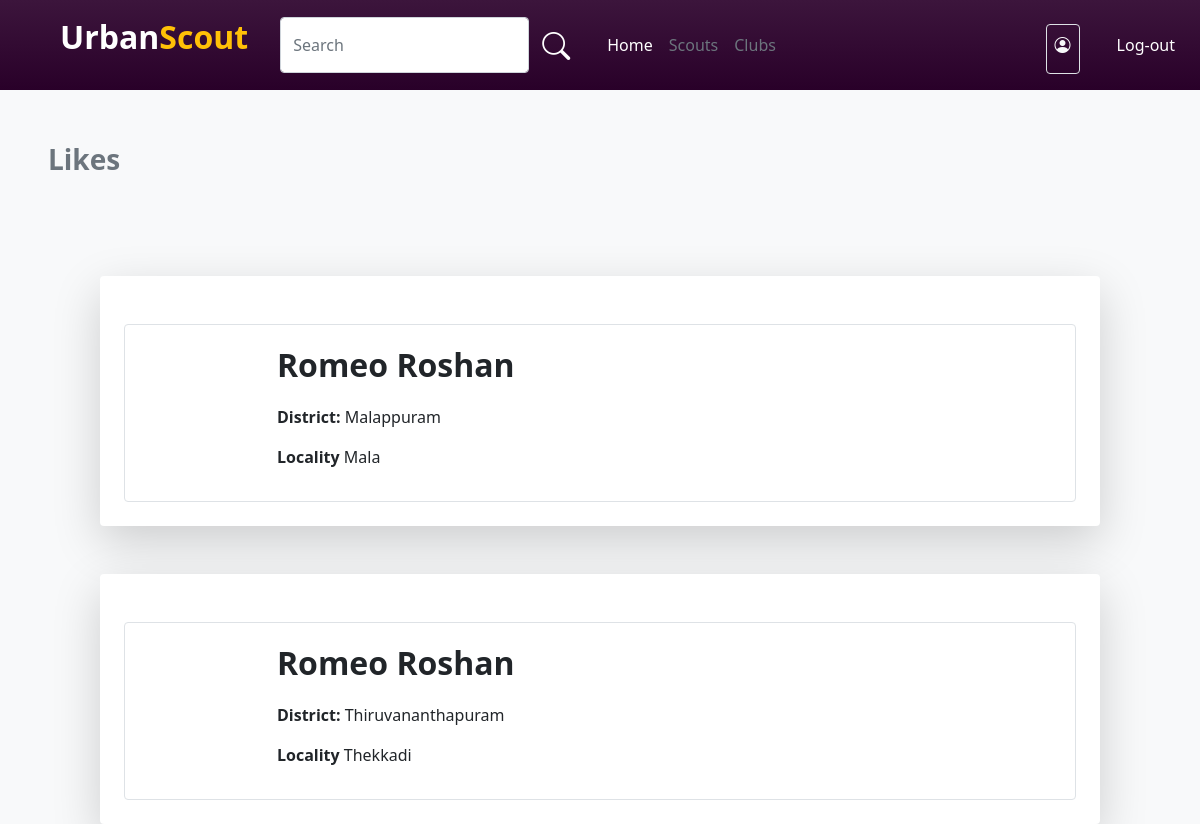
Before: /likesUsers/24 with the older database file.
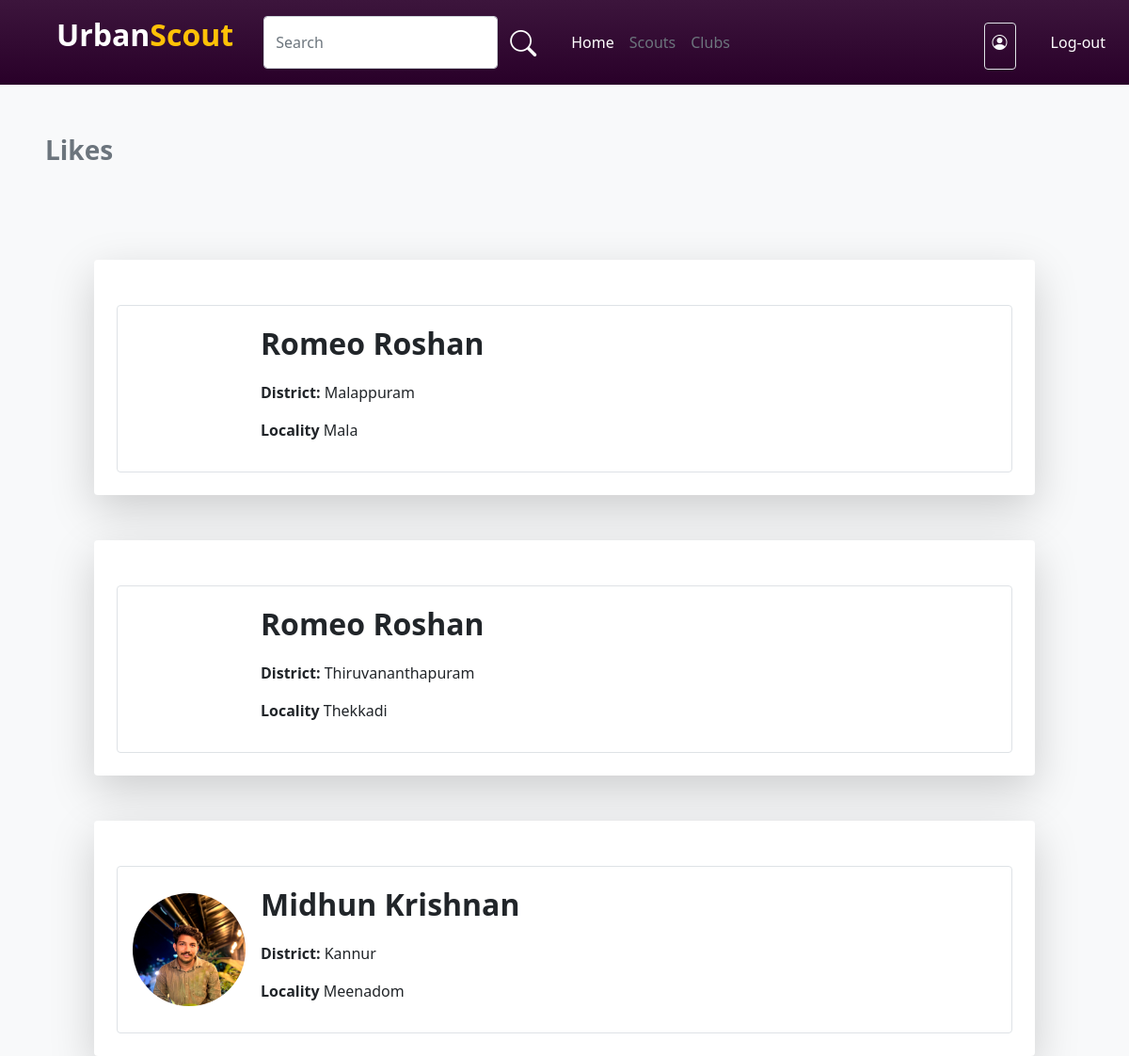
After: the same page with the newer database file.
### account/models.py (models this page shows)
class likes(models.Model):
    feed=models.ForeignKey(NewFeeds,on_delete=models.CASCADE)
    user=models.ForeignKey(User,on_delete=models.CASCADE,related_name='likes_as_user')

class User(AbstractUser):
    username=models.CharField(max_length=32, blank=True, null=True)
    USERNAME_FIELD = 'email'
    email = models.EmailField(unique=True)
    img=models.ImageField(upload_to='pics',default='https://img.freepik.com/free-icon/man_318-677829.jpg',null=True)
    is_player=models.BooleanField('is_player',default=False)
    is_club=models.BooleanField('is_club',default=False)
    is_scout=models.BooleanField('is_scout',default=False)
    player_dob = models.DateField(("Date of Birth"), default=date.today, validators=[validate_dob])
    player_pos = models.CharField(("Position"),default='',max_length=30,choices=Pos_Choice)
    district = models.CharField(("District"),default='',max_length=20,choices=District_Choice)
    locality = models.CharField(("Locality"),default='',max_length=50,blank=True)
    player_foot = models.CharField(("Prefered Foot"),default='',max_length=10,choices=Foot_Choice)
    player_ability = models.IntegerField(("Ability"),default=0,choices=Ability_Choice)
    club_reputation = models.IntegerField(("Club Reputation"),default=0,choices=Ability_Choice)
    player_potential = models.IntegerField(("Potential"),default=0,choices=Ability_Choice)
    desc=models.CharField(("Description"),max_length=100, default='')
    club_name=models.CharField((("Club Name")),default='',max_length=30)
    scouted_by=models.CharField(max_length=30,default='')
    subscribed=models.BooleanField(default=False)
    phone = models.CharField(("Phone Number"), null=True, max_length=10, validators=[phone_number_validator])
    REQUIRED_FIELDS = []

### account/views.py (the view)
# urls.py: path('likesUsers/<int:feed_id>',views.likesUsers,name="likesUsers"),
def likesUsers(request,feed_id):
    users=likes.objects.filter(feed_id=feed_id)
    return render(request,'likes.html',{'likes':users})

### template/likes.html (shortened to what this page needs)
{% load static %}
<!DOCTYPE html>
<html lang="en">
<head>
    <link rel="stylesheet" href="{% static 'style.css' %}">
    <link href="https://cdn.jsdelivr.net/npm/bootstrap@5.0.2/dist/css/bootstrap.min.css" rel="stylesheet"
>
    <link rel="stylesheet" href="https://cdn.jsdelivr.net/npm/bootstrap-icons@1.10.5/font/bootstrap-icons.css">
</head>
<body class="bg-light">
    {% if user.is_scout %}
    <nav class="navbar player-navbar navbar-expand-lg">
        <div class="container-fluid">
            <a class="ms-5 navbar-brand d-flex fs-2 fw-bold" href="#">
                <p class="text-white">Urban</p>
                <p class="text-warning">Scout</p>
            </a>
            <button class="navbar-toggler" type="button" data-bs-toggle="collapse" data-bs-target="#navbarNav"
                aria-controls="navbarNav" aria-expanded="false" aria-label="Toggle navigation">
                <span class="navbar-toggler-icon"></span>
            </button>
            <div class="collapse navbar-collapse" id="navbarNav">
                <div class="ms-3 d-flex w-75">
                    <input type="text" class="form-control" id="search_bar" placeholder="Search">
                    <button class="btn shadow-none"><i class="bi bi-search fs-3 text-white"></i></button>
                </div>
                <div id="search-results" class="col-lg-3 col-11 rounded shadow-lg">
                </div>
                <div class="ms-3">
                    <ul class="navbar-nav me-auto mb-2 mb-lg-0">
                        <li class="nav-item">
                            <a class="nav-link  text-white" aria-current="page" href="{% url 'index' %}">Home</a>
                        </li>
                        <li class="nav-item">
                            <a class="nav-link text-secondary" aria-current="page" href="{% url 'ScoutClub' %}">Clubs</a>
                        </li>
                        <li class="nav-item">
                            <a class="nav-link text-secondary" aria-current="page"
                                href="{% url 'ScoutPlayer' %}">Players</a>
                        </li>
                    </ul>
                </div>
                <div class="d-flex w-100 justify-content-start justify-content-sm-end">
                    <div class="border rounded p-2 pb-0 mt-2 ms-3">
                        <p class="text-light "><i class="bi bi-binoculars-fill"></i> {{user.first_name}}</p>
                    </div>
                    <a class="d-flex flex-column justify-content-center text-decoration-none"
                        href="{% url 'logout' %}"><button class="btn text-white ms-4">Log-out</button></a>
                </div>
            </div>
        </div>
    </nav>
    {% else %}
    <nav class="navbar player-navbar navbar-expand-lg">
        <div class="container-fluid">
            <a class="ms-5 navbar-brand d-flex fs-2 fw-bold" href="#">
                <p class="text-white">Urban</p>
                <p class="text-warning">Scout</p>
            </a>
            <div class="collapse navbar-collapse" id="navbarNav">
                <div class="ms-3 d-flex w-75">
                    <input type="text" class="form-control" id="search_bar" placeholder="Search">
                    <button class="btn shadow-none"><i class="bi bi-search fs-3 text-white"></i></button>
                </div>
                <div class="ms-3">
                    <ul class="navbar-nav me-auto mb-2 mb-lg-0">
                        <li class="nav-item">
                            <a class="nav-link  text-white" aria-current="page" href="{% url 'index' %}">Home</a>
                        </li>
                        <li class="nav-item">
                            <a class="nav-link text-secondary" aria-current="page"
                                href="{% url 'PlayerScout' %}">Scouts</a>
                        </li>
                        <li class="nav-item">
                            <a class="nav-link text-secondary" aria-current="page"
                                href="{% url 'player-club' %}">Clubs</a>
                        </li>
                    </ul>
                </div>
                <div class="d-flex w-100 justify-content-start justify-content-sm-end">
                    <div class="border rounded p-2 pb-0 mt-2 ms-3">
                        <p class="text-light "><i class="bi bi-person-circle"></i> {{user.first_name}}</p>
                    </div>
                    <a class="d-flex flex-column justify-content-center text-decoration-none"
                        href="{% url 'logout' %}"><button class="btn text-white ms-4">Log-out</button></a>
                </div>
            </div>
        </div>
    </nav>
    {% endif %}
    <p class="m-5 text-secondary fw-bold fs-3">Likes</p>
    <div class="d-flex flex-column align-items-center justify-content-center">
        {% for i in likes %}
        <div class="col-10 bg-white rounded p-4 shadow-lg mt-5">
            <div class="border mt-4 d-flex flex-lg-row flex-column justify-content-center justify-content-lg-start align-items-center w-100 p-3 rounded">
                <div class="d-flex align-items-center">
                    <div class="player-scout-img">
                        <img class="w-100 rounded-circle" src={{i.user.img.url}} alt="">
                    </div>
                </div>
                <div class="ms-3 col-lg-7 col-12">
                    {% if i.user.is_club %}
                    <p class="fs-2 fw-bold">{{i.user.club_name}}</p>
                    {% else %}
                    <p class="fs-2 fw-bold">{{i.user.first_name}} {{i.user.last_name}}</p>
                    {% endif %}
                    <p class=""><b>District: </b>{{i.user.district}} </p>
                    <p class=""><b>Locality </b>{{i.user.locality}}</p>
                </div>
            </div>
        </div>
        {% endfor %}
    </div>
</body>
</html>

### static/style.css (style rules this page uses)
.player-navbar { background: linear-gradient(rgb(60, 21, 60), rgb(41, 0, 41)); }
.player-scout-img { width: 120px; height: 120px; }

Changed rows visible on the page:
added likes: user.img (picture), user.first_name "Midhun", user.last_name "Krishnan", user.district "Kannur", user.locality "Meenadom"
